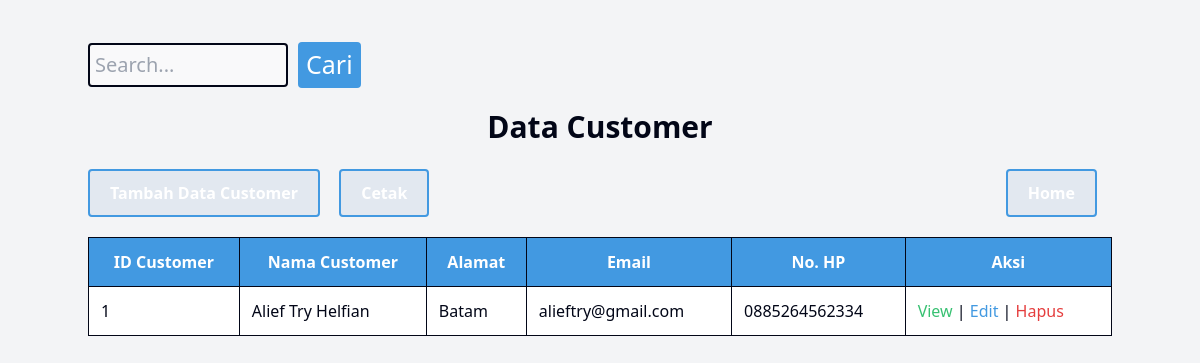
/rentalmobil/public/dashboard/data/dashboardcustomer.php, run on an earlier commit of the app's database.
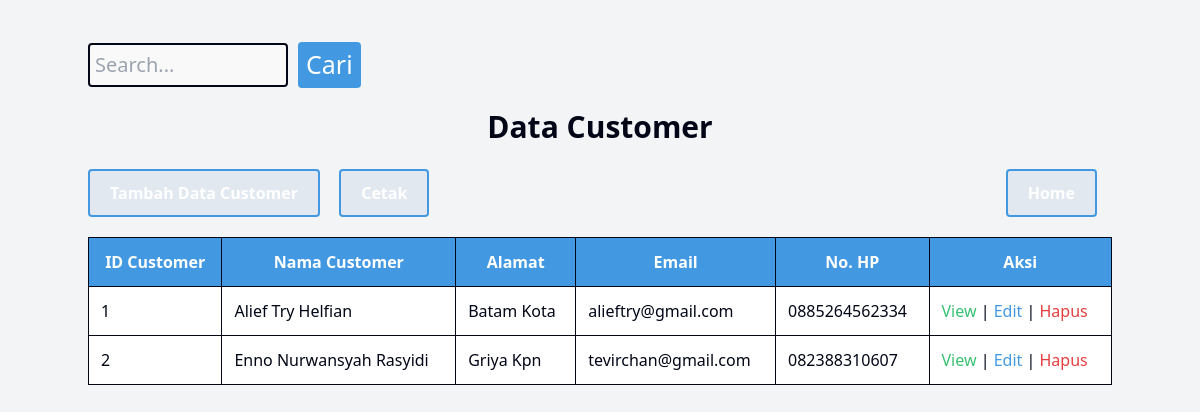
And on a later commit of the database.
### tables this page shows
CREATE TABLE `customer` (
  `idcustomer` int(11) NOT NULL,
  `nama` varchar(255) DEFAULT NULL,
  `alamat` text DEFAULT NULL,
  `email` varchar(100) DEFAULT NULL,
  `no_hp` varchar(20) DEFAULT NULL
);

### rentalmobil/public/dashboard/data/dashboardcustomer.php (the view, shortened to what this page needs)
<?php
	include_once("../../../config/koneksi.php");
?>
<!DOCTYPE html>
<html>
<head>
	<link rel="stylesheet" href="../../css/output.css">
</head>
<body class="bg-gray-100">
	<div class="container mx-auto py-8">
		<form action="dashboardcustomer.php" method="GET" class="mb-4">
           <div class="search-container">
                <input type="text" name="cari" placeholder="Search..." class="border border-gray-400 rounded-md px-2 py-1" style="font-size: 20px;">
                <input type="submit" value="Cari" class="btn bg-blue-500 text-white px-4 py-1 rounded-md" style="font-size: 25px;">
            </div>
        </form>
	<h1> Data Customer </h1>
		<nav>
			<div>
				<a href="../../customer/view/tambah.php" class="btn bg-blue-500 text-white">Tambah Data Customer</a>
				<a href="../../customer/view/cetak.php" target="_blank" class="btn bg-blue-500 text-white">Cetak</a>
			</div>
            <div>
                <a href="../dashboard.php" class="btn bg-blue-500 text-white">Home</a>
            </div>
        </nav>
	<table border="1">
			<?php
				if (isset($_GET['cari'])) {
					$cari = $_GET['cari'];
					$ambildata = mysqli_query($kon, "SELECT * FROM customer WHERE idcustomer LIKE '%".$cari."%' OR nama LIKE '%".$cari."%'");
				} else {
					$ambildata = mysqli_query($kon, "SELECT * FROM customer ORDER BY idcustomer ASC ");
				}
			?>
		<tr>
			<th class="border border-gray-400 px-4 py-2 text-center"> ID Customer </th>
			<th class="border border-gray-400 px-4 py-2 text-center"> Nama Customer </th>
			<th class="border border-gray-400 px-4 py-2 text-center"> Alamat </th>
			<th class="border border-gray-400 px-4 py-2 text-center"> Email </th>
            <th class="border border-gray-400 px-4 py-2 text-center"> No. HP </th>
			<th class="border border-gray-400 px-4 py-2 text-center"> Aksi </th>
		</tr>
		<tbody>
		<?php
			while ($userAmbilData = mysqli_fetch_array($ambildata)) {
				echo "<tr>";
					echo "<td class='border border-gray-400 px-4 py-2'>" . $idcustomer = $userAmbilData['idcustomer'] . "</td>";
					echo "<td class='border border-gray-400 px-4 py-2'>" . $nama = $userAmbilData['nama'] . "</td>";
					echo "<td class='border border-gray-400 px-4 py-2'>" . $alamat = $userAmbilData['alamat'] . "</td>";
					echo "<td class='border border-gray-400 px-4 py-2'>" . $email = $userAmbilData['email'] . "</td>";
                    echo "<td class='border border-gray-400 px-4 py-2'>" . $no_hp = $userAmbilData['no_hp'] . "</td>";
					echo "<td class='border border-gray-400 px-4 py-2'>
							<a href='../../customer/view/view.php?idcustomer=" . $userAmbilData['idcustomer'] . "' class='btn btn-view'> View </a> |
							<a href='../../customer/view/update.php?idcustomer=" . $userAmbilData['idcustomer'] . "' class='btn btn-edit'> Edit </a> |
							<a href='../../customer/Controller/customerhapus.php?idcustomer=" . $userAmbilData['idcustomer'] ."' class='btn btn-hapus'> Hapus </a>
						</td>";
				echo "</tr>";
			}
		?>
		</tbody>
	</table>
	</div>
</body>
</html>

### rentalmobil/public/dashboard/data/dashboardcustomer.php (style rules this page uses)
h1 { text-align: center; color: #020617; font-weight: bold; margin-bottom: 20px; font-size: 30px; }
nav { display: flex; justify-content: space-between; align-items: center; margin-bottom: 10px; }
nav a { padding: 10px 20px; margin-right: 15px; color: #1a365d; font-weight: bold; text-decoration: none; display: inline-block; background-color: #e2e8f0; border: 2px solid #4299e1; border-radius: 4px; }
table { border-collapse: collapse; width: 100%; margin-top: 20px; }
th, td { border: 3px solid #020617; padding: 12px; text-align: left; color: #020617; background-color: #fff; }
th:first-child { color: #fff; }
th { font-weight: bold; background-color: #4299e1; }
td { font-size: 16px; }
th:first-child, th:nth-child(2), th:nth-child(3), th:nth-child(4), th:nth-child(5), th:nth-child(6) { color: #fff; }
.btn-view { color: #38c172; }
.btn-edit { color: #4299e1; }
.btn-hapus { color: #e53e3e; }
.search-container { display: flex; align-items: center; }
.search-container input[type=text] { width: 200px; margin-top: 10px; padding: 5px; font-size: 5px; border: 2px solid #020617; border-radius: 4px; background-color: rgba(255, 255, 255, 0.5); }
.search-container input[type=submit] { background-color: #4299e1; color: white; border: none; padding: 4px 8px; border-radius: 4px; cursor: pointer; font-size: 14px; margin-left: 10px; margin-top: 10px; }

What changed in the data, as far as the page shows it:
changed customer "Alief Try Helfian": alamat "Batam" → "Batam Kota"
added customer: idcustomer "2", nama "Enno Nurwansyah Rasyidi", alamat "Griya Kpn", email "tevirchan@gmail.com", no_hp "082388310607"
